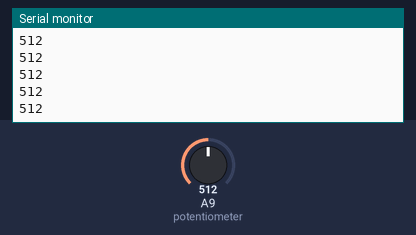
The sketch below on a simulated Arduino Mega 2560, built with avr-gcc and run on an emulated ATmega2560. Shown: the last lines printed to the serial monitor. Inputs (shaded band) come from the test bench; at power-on: A9 (potentiometer) = 512.

Above: at 1.2 s.
1.3 s: A9 (potentiometer) set to 716
At 2.3 s:
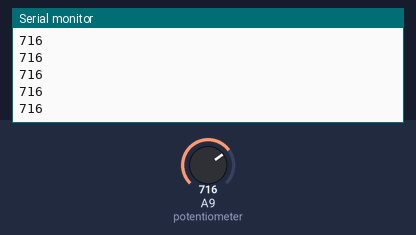
2.8 s: A9 (potentiometer) set to 900
At 3.3 s:
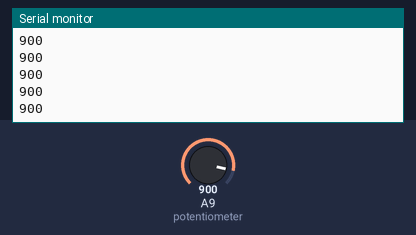
Timing chart, 0 to 5.8 s (numbered marks = the images above; inputs shaded):
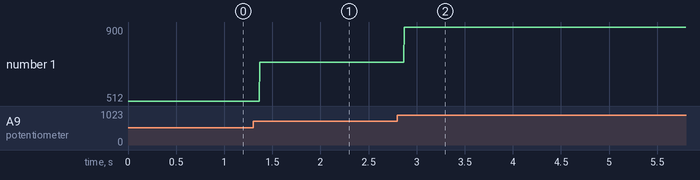

The sketch:

potentiometerVelostat.ino
```cpp
/*
Skin Electronics class - 2024
Citlali Hernández

Potentiometer
Materials:
Velostat
3 Cocodrile Clamps
FLORA

*/

int potentiometer=A9;
int value;

void setup() {
  // put your setup code here, to run once:
pinMode(potentiometer, INPUT);
Serial.begin(9600);
}

void loop() {
  // put your main code here, to run repeatedly:
value=analogRead(potentiometer);
Serial.println(value);
}
```

Measured:
- after the input at 1.3 s, the serial monitor: prints a new line after 0.07 s (image 1)
- after the input at 2.8 s, the serial monitor: prints a new line after 0.07 s (image 2)
- plotted number 1: 512 → 716 after the input at 1.3 s, 716 → 900 after the input at 2.8 s
